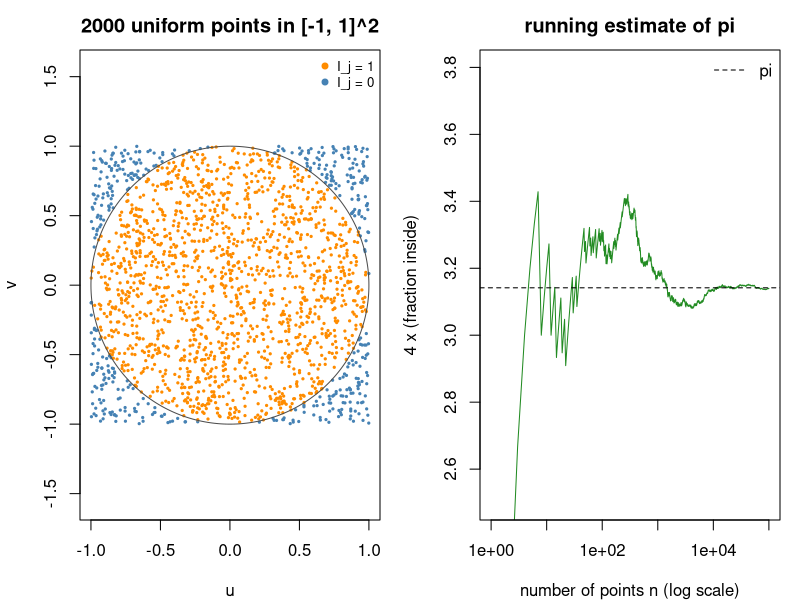

R code for this plot:
# Monte Carlo estimate of pi: random points in the square and the running estimate 4 x (fraction inside the circle).
set.seed(0)
n_max <- 100000
u <- runif(n_max, -1, 1)
v <- runif(n_max, -1, 1)
inside <- u^2 + v^2 <= 1
est <- 4 * cumsum(inside) / seq_len(n_max)

op <- par(mfrow = c(1, 2), mar = c(4, 4, 2.5, 1))
i <- 1:2000
plot(u[i], v[i], pch = 19, cex = 0.3, asp = 1, xlab = "u", ylab = "v",
     col = ifelse(inside[i], "darkorange", "steelblue"),
     main = "2000 uniform points in [-1, 1]^2")
th <- seq(0, 2 * pi, length.out = 400)
lines(cos(th), sin(th), col = "gray30")
legend("topright", bty = "n", cex = 0.8, pch = 19, col = c("darkorange", "steelblue"),
       legend = c("I_j = 1", "I_j = 0"))

plot(seq_len(n_max), est, type = "l", log = "x", ylim = c(2.5, 3.8), col = "forestgreen",
     xlab = "number of points n (log scale)", ylab = "4 x (fraction inside)",
     main = "running estimate of pi")
abline(h = pi, lty = 2)
legend("topright", bty = "n", lty = 2, legend = "pi")
par(op)
